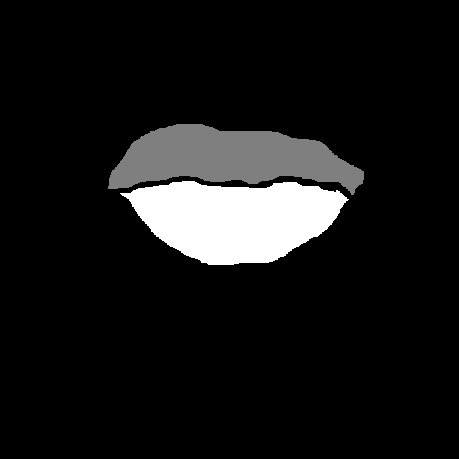
#> input picture computer_vision/projects/segmentation/pytorch/data/label/Baidu_0019_Mask0.png, 459 x 459 px; its folder holds only this picture in this run
$ python search_rectangle.py ../../../computer_vision/projects/segmentation/pytorch/data/label/Baidu_0019_Mask0.png   (Python 2 division)
#> lines starting #> are read from the running program, lines starting #| are printed output that depends on the picture
#> further down, saliency_map is the input picture: shape (459, 459); min 0, max 2, mean 0.177
#coding:utf8

# Copyright 2020 longpeng2008. All Rights Reserved.
# Licensed under the Apache License, Version 2.0 (the "License");
# If you find any problem,please contact us
#
#     longpeng2008to2012@gmail.com
#
# or create issues
# =============================================================================

import math
import sys
import os
import numpy as np
import cv2
import time

def integral(img):
    integ_graph = np.zeros((img.shape[0],img.shape[1]),dtype = np.float32)
    for x in range(img.shape[0]):
        sum_clo = 0
        for y in range(img.shape[1]):
            sum_clo = sum_clo + img[x][y]
            integ_graph[x][y] = integ_graph[x-1][y] + sum_clo;
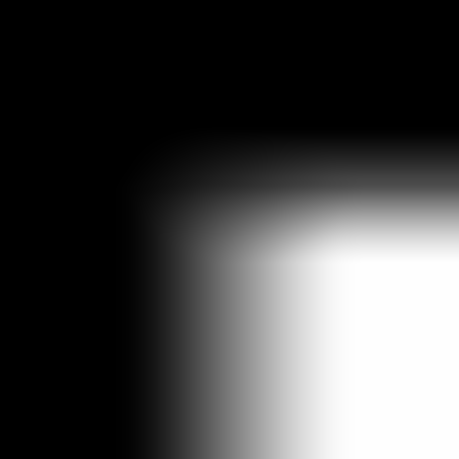
#> integ_graph: shape (459, 459) float32; min 0, max 1, mean 0.277
    return integ_graph

def search_rectangle(saliency_map,infor_ratio_th,is_keep_aspect):
    srcimage = np.copy(saliency_map)
    saliency_map = saliency_map.astype(np.float32) / np.sum(saliency_map)
    integral_map = integral(saliency_map)

    xspeed_add = 0
    yspeed_add = 0
    xspeed_sub = 0
    yspeed_sub = 0

    if len(saliency_map.shape) !=2:
        print "saliency_map must be single channel"
        return

    height,width = saliency_map.shape
#> height = 459; width = 459
    x_start = 0
    y_start = 0
    x_end = width-1
#> x_end = 458
    y_end = height-1
#> y_end = 458

    total_infor = integral_map[height-1,width-1]
#> total_infor = 1
    cur_infor = 0
    flag = 0


    step = 5
    while 1:
        xspeed_add = integral_map[y_start,x_start] + integral_map[y_end,x_start+step] - integral_map[y_end,x_start] - integral_map[y_start,x_start+step]
        yspeed_add = integral_map[y_start,x_start] + integral_map[y_start+step,x_end] - integral_map[y_start+step,x_start] - integral_map[y_start,x_end]

        xspeed_sub = integral_map[y_end,x_end] + integral_map[y_start,x_end-step] - integral_map[y_end,x_end-step] - integral_map[y_start,x_end]
        yspeed_sub = integral_map[y_end,x_end] + integral_map[y_end-step,x_start] - integral_map[y_end,x_start] - integral_map[y_end-step,x_end]

        tmp = [xspeed_add,yspeed_add,xspeed_sub,yspeed_sub]
        index = np.argmin(tmp)

        if index == 0: ##add x index
            x_start = x_start + step
        elif index == 1:
            y_start = y_start + step
        elif index == 2:
            x_end = x_end - step
        else:
            y_end = y_end - step

        cur_infor = integral_map[y_end,x_end] - integral_map[y_start,x_start]

        if cur_infor < infor_ratio_th * total_infor:
            break
#> this loop made 121 passes
#> (xspeed_add, yspeed_add, xspeed_sub, tmp, index) on passes 22 to 33: (0.00075, 0, 0, [0.00075, 0, 0, 0], 1), (0.00075, 0, 0, [0.00075, 0, 0, 0], 1), (0.00075, 0, 0, [0.00075, 0, 0, 0], 1), (0.00075, 0, 0, [0.00075, 0, 0, 0], 1), (0.00075, 0, 0, [0.00075, 0, 0, 0], 1), (0.00075, 0, 0, [0.00075, 0, 0, 0], 1), (0.00075, 0, 0, [0.00075, 0, 0, 0], 1), (0.00075, 0, 0, [0.00075, 0, 0, 0], 1), (0.00075, 0, 0, [0.00075, 0, 0, 0], 1), (0.00075, 0, 0, [0.00075, 0, 0, 0], 1), (0.00075, 0, 0, [0.00075, 0, 0, 0], 1), (0.00075, 0, 0, [0.00075, 0, 0, 0], 1)
#> (xspeed_add, yspeed_add, xspeed_sub, index) on passes 1 to 6: (0, 0, 0, 0), (0, 0, 0, 0), (0, 0, 0, 0), (0, 0, 0, 0), (0, 0, 0, 0), (0, 0, 0, 0)

    return [x_start,y_start,x_end,y_end]

if __name__ == "__main__":
    saliency_map = cv2.imread(sys.argv[1],0)

    imgdir = '../../../datasets/cocos/label/'
    images = os.listdir(imgdir)

    th = 0.95

    for image in images:
        saliency_map = cv2.imread(os.path.join(imgdir,image),0)

        start = cv2.getTickCount()
        rect = search_rectangle(saliency_map,0.95,True)
        end = cv2.getTickCount()
        print "used time=",(end-start)*1000/cv2.getTickFrequency(),"ms"

    print "result=",rect
#| result= [145, 130, 323, 263]
